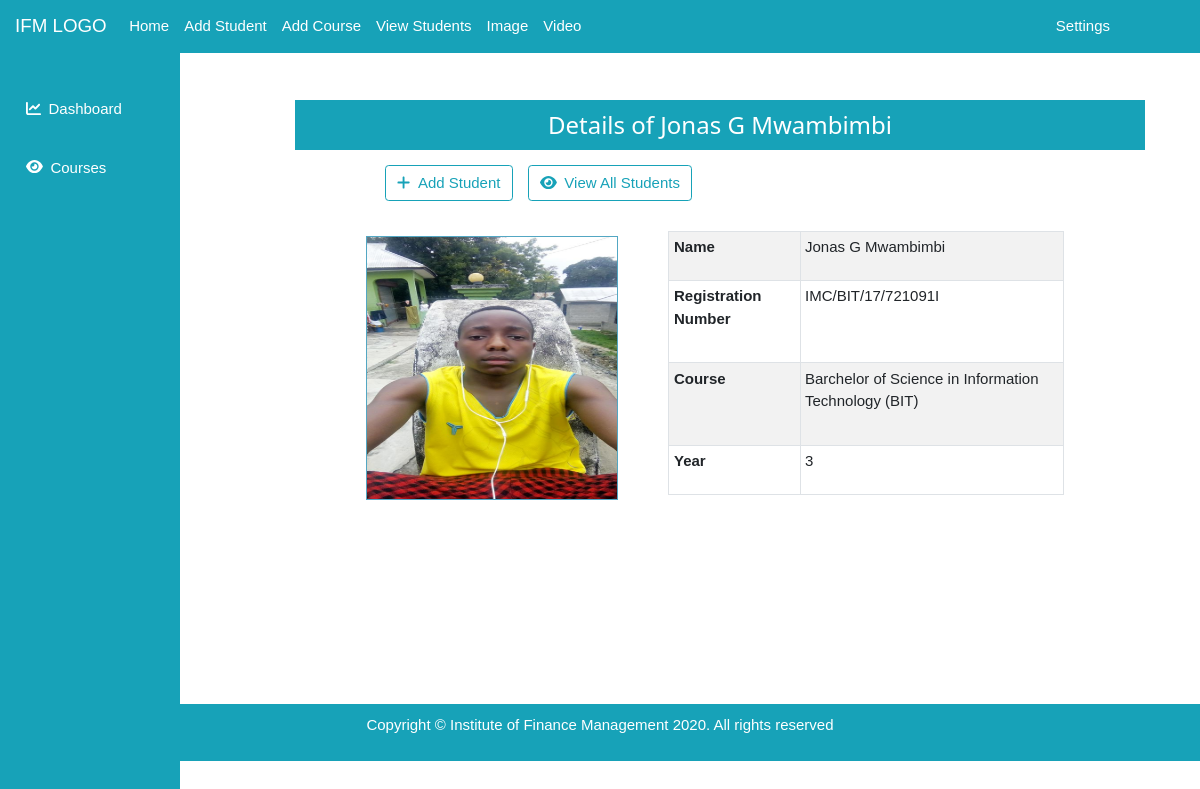
Before: /view-result/1/ with the older database file.
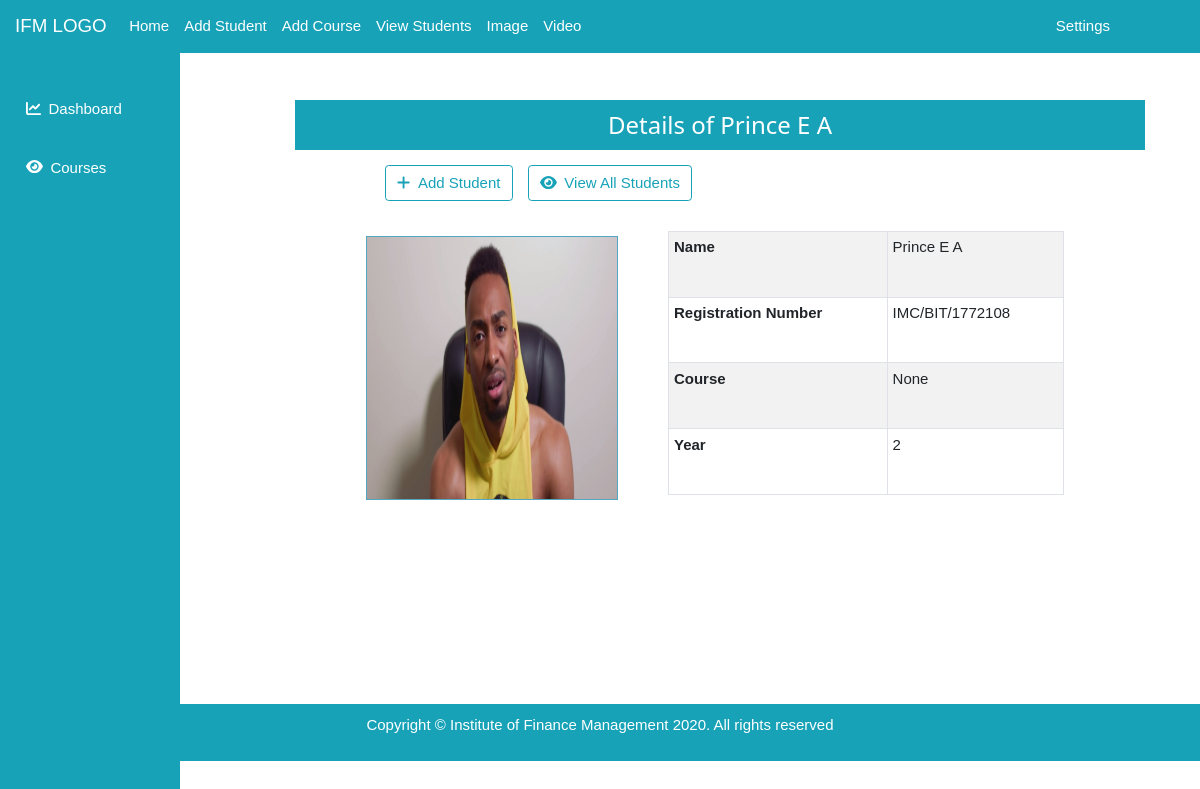
After: the same page with the newer database file.
### face_app/models.py (models this page shows, shortened)
class Student(models.Model):
    fname = models.CharField(max_length = 20)
    sname = models.CharField(max_length = 20, blank = True)
    lname = models.CharField(max_length = 20)
    regno = models.CharField( validators = [regNo_regex], max_length = 30, unique = True )
    course = models.ForeignKey(Course, models.SET_NULL, blank = True, null = True)
    year = models.PositiveIntegerField()
    email = models.EmailField(null = True, blank = True)
    phoneNumber = models.CharField( validators = [phone_regex], max_length=15)
    image = models.ImageField(upload_to = 'student_pics')
    class Meta:
        verbose_name_plural = 'Students'

class Course(models.Model):
    code = models.CharField(max_length = 10, unique = True)
    name = models.CharField(max_length = 100, unique = True)
    class Meta:
        verbose_name_plural = 'Courses'
    def __str__(self):
        return self.name + ' ' +'(' + self.code + ')'

### face_app/views.py (the view)
# urls.py: path('view-result/<int:id>/', viewResult, name  ='view-result'),
def viewResult(request, id):
    student = get_object_or_404(Student, pk = id)
    context = {
        'student': student
    }
    myTemplate = 'face/viewResult.html'
    return render(request, myTemplate, context)

### face_app/templates/face/viewResult.html (shortened to what this page needs)
{% extends 'face/base.html' %}
{% block content %}
<div class="outer-container">
  <div class="container">
    <div class="row">
      <div class="contents">
        <div class="col-md-12">
          <div class="heading bg-info">
            <h3>Details of {{ student.fname }} {{ student.sname }} {{ student.lname }}</h3>
          </div>
          <div class="d-flex ml-5 pl-5 col-10 offset-1">
            <div class="mr-2" >
              <a href="{% url 'add-student' %}" class="btn btn-outline-info  mt-3"> <i class="fa fa-plus mr-2 "></i>Add Student</a>
            </div>
            <div class="ml-2">
              <a href="{% url 'all-students' %}" class="btn btn-outline-info  mt-3"> <i class="fa fa-eye mr-2 "></i>View All Students</a>
            </div>
          </div>
          <div class="d-flex col-10 offset-1 student-container">
            <div class="col-5 s-image">
              <img src="{{ student.image.url }}" alt="{{ student.fname }} {{ student.sname }} {{ student.lname }}">
            </div>
            <table class="table table-sm table-bordered table-striped table-hover col-7 s-table">
              <tbody>
                <tr>
                  <th>Name</th>
                  <td>{{ student.fname }} {{ student.sname }} {{ student.lname }}</td>
                </tr>
                <tr>
                  <th>Registration Number </th>
                  <td>{{ student.regno }}</td>
                </tr>
                  <tr>
                    <th>Course</th>
                    <td>{{ student.course }}</td>
                  </tr>
                  <tr>
                    <th>Year</th>
                    <td>{{ student.year }}</td>
                  </tr>
              </tbody>
            </table>
          </div>
        </div>
      </div>
    </div>
  </div>
</div>
{% endblock %}

Changed rows visible on the page:
changed Student: fname "Jonas" → "Prince"; sname "G" → "E"; lname "Mwambimbi" → "A"; image: a different picture; regno "IMC/BIT/17/721091I" → "IMC/BIT/1772108"; course "Barchelor of Science in Information Technology (BIT)" → "None"; year "3" → "2"
